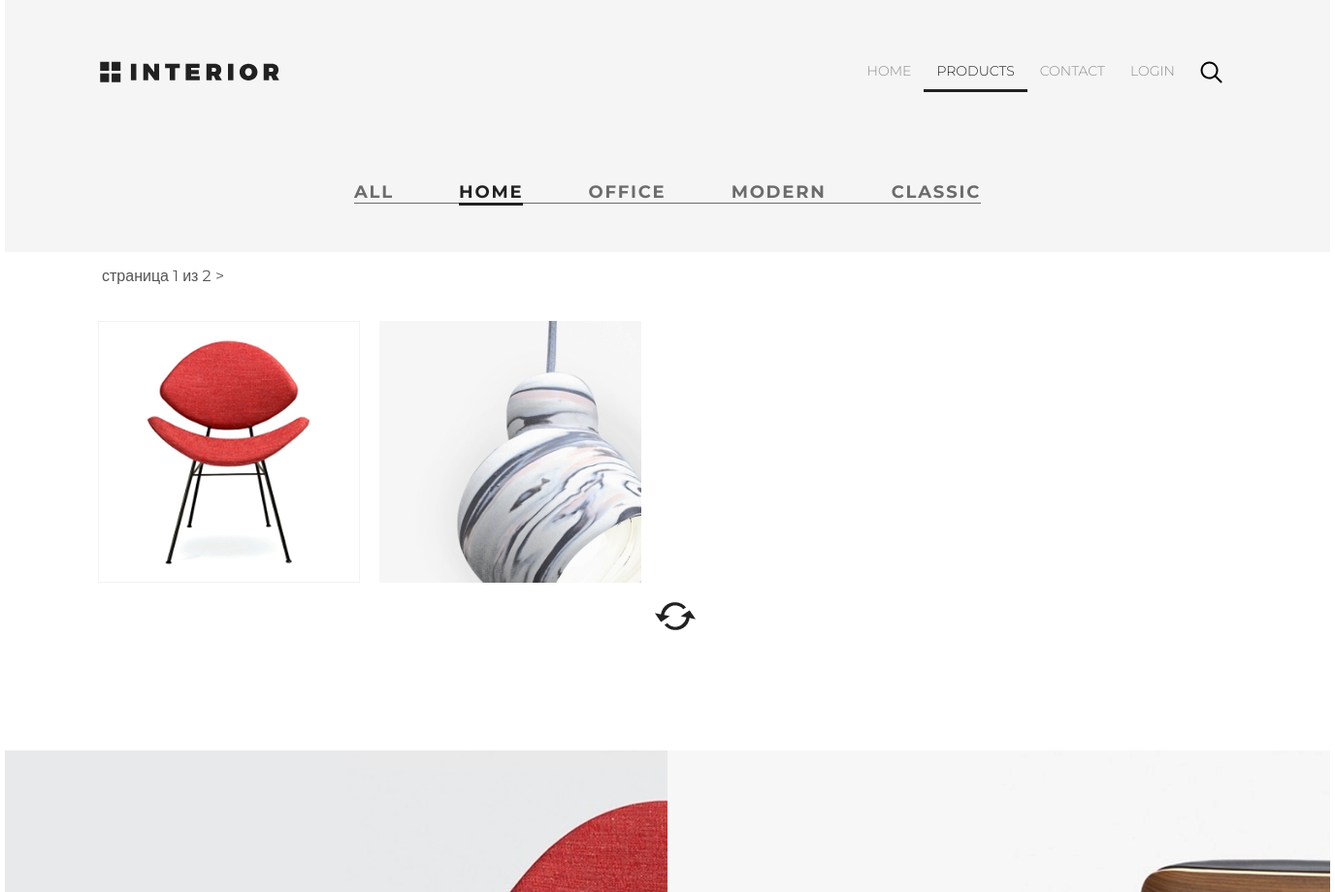
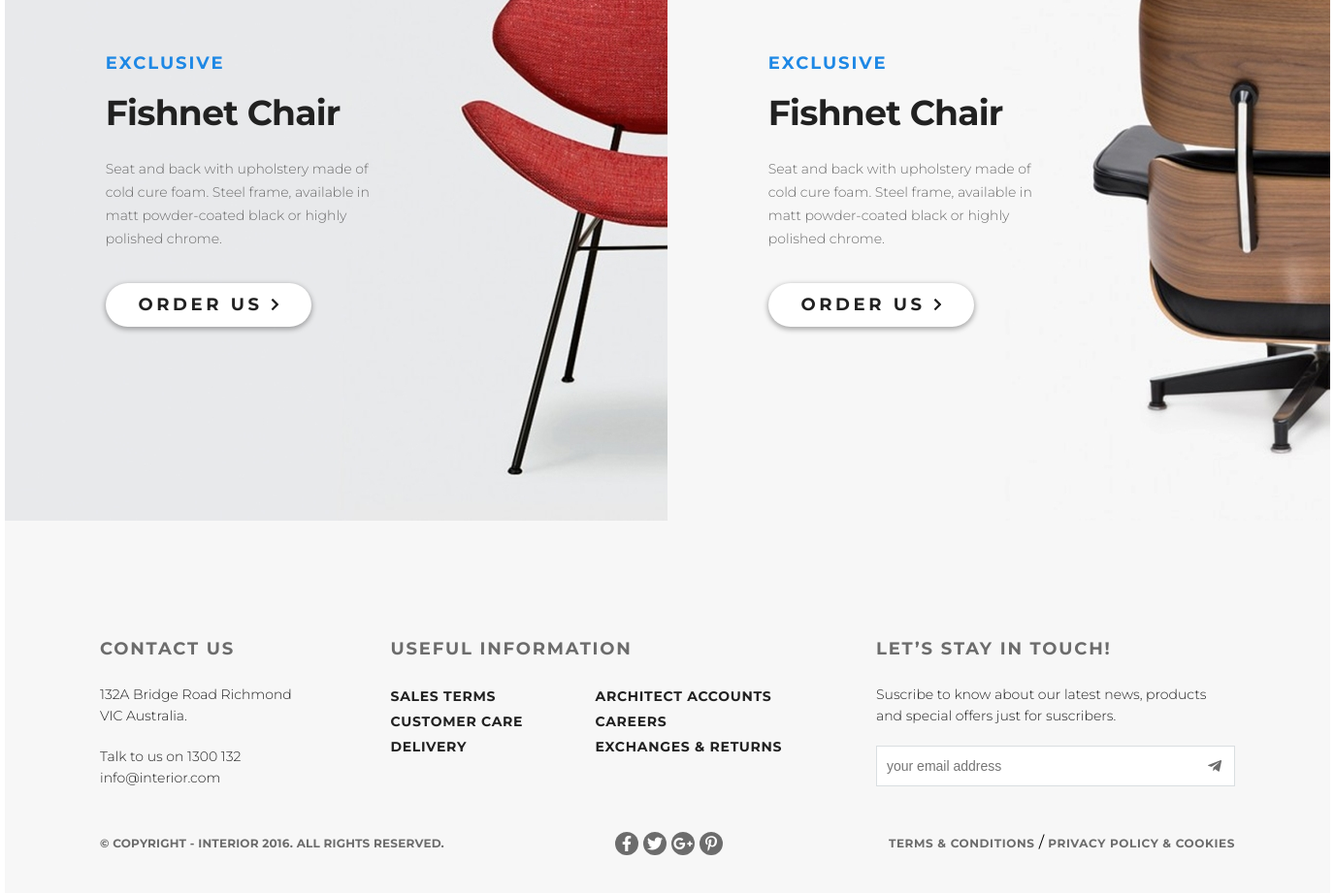
The app's page /catalog/1/ with its own data (2 pictures, top to bottom).
### mainapp/models.py (models this page shows, shortened)
class ProductCategory (models.Model):
    name = models.CharField(verbose_name= 'Category name' , max_length= 64 , unique= True )
    description = models.TextField(verbose_name= 'Description' , blank= True )
    is_active = models.BooleanField(verbose_name='activ status', default=True)

class Product (models.Model):
    category = models.ForeignKey(ProductCategory, on_delete=models.CASCADE)
    name = models.CharField(verbose_name= 'Product name' , max_length= 128 )
    image = models.ImageField(upload_to= 'products_images' , blank= True )
    short_desc = models.CharField(verbose_name= 'Short description' , max_length= 60 , blank= True )
    description = models.TextField(verbose_name= 'Full description' , blank= True )
    price = models.DecimalField(verbose_name= 'Price' , max_digits= 8 , decimal_places= 2 , default= 0 )
    quantity = models.PositiveIntegerField(verbose_name= 'Quantity' , default= 0 )
    is_active = models.BooleanField(verbose_name='activ status', default=True)

### mainapp/views.py (the view)
# urls.py: re_path(r'^catalog/(?P<pk>\d+)/$', mainapp.catalog, name='catalog'),
def catalog(request, pk, page=1):
    if pk == '0':
        category = {
            'pk': 0,
            'name': 'All'
        }
        products = Product.objects.all()
    else:
        category = get_object_or_404(ProductCategory, pk=pk)
        products = category.product_set.all()
    paginator = Paginator(products, 2)
    try :
        products_paginator = paginator.page(page)
    except PageNotAnInteger:
        products_paginator = paginator.page(1)
    except EmptyPage:
        products_paginator = paginator.page(paginator.num_pages)
    context = {
        'page_title': 'catalog',
        'category': category,
        'products': products_paginator,
        'catalog_menu': get_menu(),
        'basket': get_basket(request),
    }
    return render(request, 'mainapp/products.html', context)

### mainapp/views.py (called while the page is built)
def get_basket(request):
    if request.user.is_authenticated:
        return request.user.basket.all()
    else:
        return []

def get_menu():
    return ProductCategory.objects.filter(is_active=True)

### mainapp/templates/mainapp/products.html (shortened to what this page needs)
{% extends 'mainapp/base.html' %}
{% load static %}
{% block container %}
<div class="top">
    <div class="header-site">
        {% include 'mainapp/include_block/inc__main_menu.html' %}
        <div class='center__menu'>
            {% include 'mainapp/include_block/inc__prod_type_menu.html' %}
        </div>
    </div>
    <div class="paginator">
        <span class="current">страница {{ products.number }} из {{ products.paginator.num_pages }}</span>
        {% if products.has_next %}
            <a href="{% url 'main:catalog_paginator' category.pk products.next_page_number %}">
                >
            </a>
        {% endif %}
    </div>
    <div class="product_list">
        <div class="treiding_product_img">
            {% for product in products %}
            <div class="featured_product_block" style="background-image: url(/media/{{ product.image }})">
            </div>
            {% endfor %}
        </div>
        <a href="#" class="renew"><img src="/static/img/renew.png" alt="renew"></a>
    </div>
    <div class="promo">
        <div class="promo_product prod_1">
            <p class="promo__blue">exclusive</p>
            <h2 class="promo__h2">Fishnet Chair</h2>
            <p class="promo__p">Seat and back with upholstery made of cold cure foam. Steel frame, available in matt
                powder-coated black
                or highly polished chrome.</p> <a href="#" class="button">Order Us <img src="/static/img/arrow.svg" alt="arrow"></a>
        </div>
        <div class="promo_product prod_2">
            <p class="promo__blue">exclusive</p>
            <h2 class="promo__h2">Fishnet Chair</h2>
            <p class="promo__p">Seat and back with upholstery made of cold cure foam. Steel frame, available in matt powder-coated black or highly polished chrome.</p> <a href="#" class="button">Order Us <img src="/static/img/arrow.svg" alt="arrow"></a>
        </div>
    </div>
</div>
{% endblock %}

### mainapp/templates/mainapp/include_block/inc__prod_type_menu.html (shortened to what this page needs)
<div class="featured-product_header">
    <ul class="prod_menu">
        <li>
            <a href="{% url 'main:catalog' 0 %}" class="prod_m_style
               ">
                All
            </a>
        </li>
        {% for item in catalog_menu %}
            <li>
                <a href="{% url 'main:catalog' item.pk %}" class="prod_m_style
                 {% if request.resolver_match.kwargs.pk|add:0 == item.pk %}
                 prod_menu__link_active
                 {% endif %}">
                 {{ item.name }}
                 </a>
            </li>
        {% endfor %}
    </ul>
</div>

### static/css/style.css (style rules this page uses)
* { margin: 0; padding: 0; }
html, body { font-family: 'Montserrat', sans-serif; height: 100%; }
.center__menu { display: flex; justify-content: center; }
.button { font-size: 18px; font-weight: 700; text-transform: uppercase; color: #212121; letter-spacing: 3.6px; box-shadow: 0 2px 5px 1px rgba(33, 33, 33, 0.35); border-radius: 23px; background-color: #ffffff; width: 212px; height: 45px; display: block; text-align: center; line-height: 45px; text-decoration: none; }
.featured_product_block { width: 270px; height: 270px; margin-bottom: 20px; margin-right: 20px; }
.featured-product_header { display: flex; justify-content: space-between; align-items: center; }
.promo { margin-top: 120px; height: 683px; display: flex; justify-content: space-between; }
.prod_1 { background-image: url(/static/img/promo-img1.jpg); }
.prod_2 { background-image: url(/static/img/promo-img.jpg); }
.promo_product { display: flex; flex-direction: column; justify-content: center; padding-left: 7.6%; width: 683px; }
.promo__p { width: 50%; color: #6c6c6c; font-size: 14px; font-weight: 300; line-height: 24px; margin-bottom: 34px; }
.promo__blue { font-size: 18px; font-weight: 700; line-height: 22px; text-transform: uppercase; letter-spacing: +2px; color: #1e88e5; }
.promo__h2 { color: #212121; font-size: 36px; font-weight: 700; letter-spacing: -0.7px; padding-top: 18px; padding-bottom: 24px; }
.treiding_product_img { display: flex; flex-wrap: wrap; }
.header-site { height: 260px; background-color: #f5f5f5; display: flex; flex-direction: column; justify-content: space-between; }
.product_list { margin: 71px 7% 80px 7%; display: flex; flex-direction: column; justify-content: space-between }
.prod_m_style { color: #6c6c6c; font-size: 18px; font-weight: 700; text-transform: uppercase; text-decoration: none; letter-spacing: 1.8px; }
.prod_menu__link_active { color: #212121; border-bottom: 3px solid #212121; }
.prod_menu { list-style-type: none; display: flex; justify-content: space-between; width: 646px; margin-bottom: 50px; border-bottom: 1px solid #6c6c6c; }
.renew { width: 42px; padding-left: 574px; }
.top { flex-grow: 1; }
.paginator { display: block; position: relative; left: 75px; top: 15px; margin-left: 25px; color: #555; float: left; }
.paginator a, .paginator a:visited { color: #555; text-decoration: none; }

### records on screen
ProductCategory: name "HOME"
ProductCategory: name "OFFICE"
ProductCategory: name "MODERN"
ProductCategory: name "CLASSIC"
Product: image (picture)
Product: image (picture)

### other values on screen
{{ products.number }} "1"
{{ products.paginator.num_pages }} "2"
